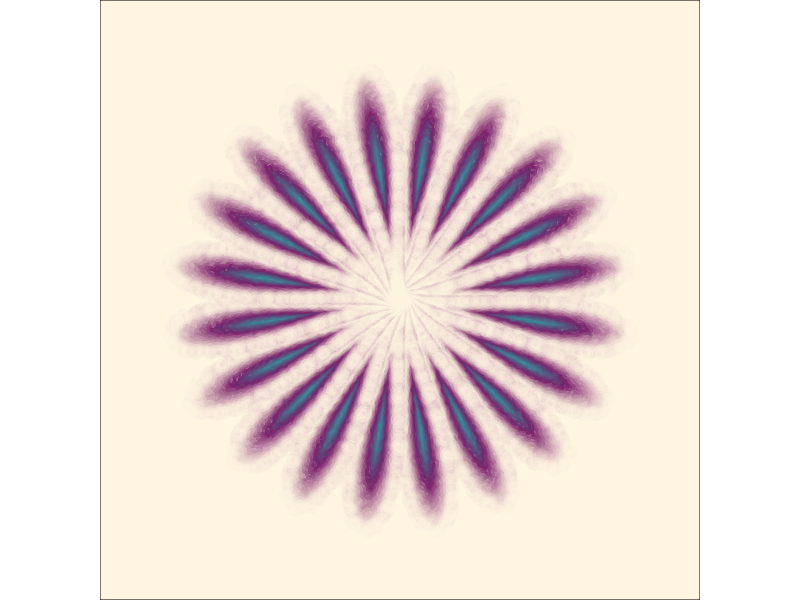

The R script that drew this image:
#=============================================================================#
#Library Load-in---------------------------------------------------------------
#=============================================================================#
library(dplyr) #For data wrangling/manipulation
library(purrr) #For list wrangling/manipulation/iterations
library(ggplot2) #For plotting

#=============================================================================#
#Data Set-up-------------------------------------------------------------------
#=============================================================================#

#Angles in a circle#
theta <- seq(0,2*pi, length.out = 100)

#Creating a basic unit circle#
unit_circle <- tibble(x = cos(theta),
                      y = sin(theta))

#Picking out a color palette#
color_pal <- c("#FFD39A", "#319DA0", "#781C68", "#FFF5E1")

#Setting background color#
background <- "#fff5e1"

#Setting the petal amount (n)#
n = 20

#Creating iterations
n_iters <- 1:n

#Setting x and y transformations#
trans <- seq(0,.5, length = n)

#Setting colors#
fills <- colorRampPalette(color_pal)(n)

#Setting transparencies#
alphas <- seq(1,.2, length = n)

#Setting List options#
list_opts <- list(trans,
                  fills,
                  alphas)

#=============================================================================#
#Data Compilation--------------------------------------------------------------
#=============================================================================#
base <- pmap_df(list_opts, ~unit_circle|>
                  mutate(x = x * ..1,
                         y = y * ..1,
                         group = paste0("circle",..1),
                         fill = ..2,
                         alpha = ..3
                  )
)


final <- map_df(n_iters, ~base|>
                  mutate(x = x + .x,
                         group = paste0("circle",.x)
                  )
)


#=============================================================================#
#Final Piece-------------------------------------------------------------------
#=============================================================================#

final |>
  ggplot(aes(x,y, group = group))+
  theme_void()+
  theme(plot.background = element_rect(fill = background))+
  geom_point(color = final$fill,position = position_jitter(width = .01, height = .02),
             alpha = final$alpha,
             fill = background,
             shape = 21,
             stroke = 3)+
  coord_polar()

#Use to save output:

# ggsave("images/gen_2.png",
#        dpi = 300,
#        device = "png",
#        bg = "transparent",
#        height = 10,
#        width = 10)
